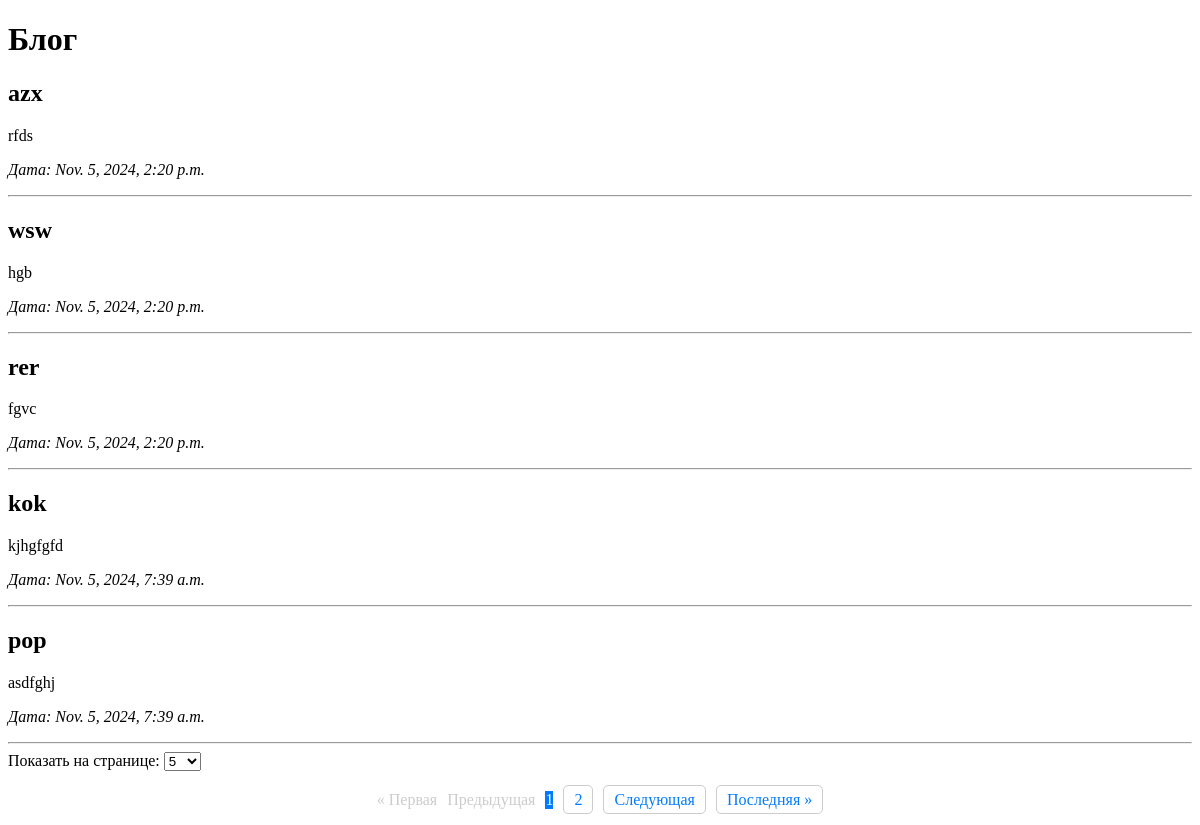
The page / on the database its author committed.
### blog/models.py (models this page shows, shortened)
class Post(models.Model):
    title = models.CharField(max_length=200)
    content = models.TextField()
    created_at = models.DateTimeField(auto_now_add=True)

### blog/views.py (the view)
# urls.py: path('', post_list, name='post_list'),
def post_list(request):
    posts = Post.objects.all().order_by('-created_at')
    per_page = request.GET.get('per_page', 5)  # по умолчанию 5 постов на странице
    try:
        per_page = int(per_page)
    except ValueError:
        per_page = 5  # если не число, то ставим значение по умолчанию
    paginator = Paginator(posts, per_page)
    page_number = request.GET.get('page')
    page_obj = paginator.get_page(page_number)
    return render(request, 'post_list.html', {'page_obj': page_obj, 'per_page': per_page})

### templates/post_list.html (shortened to what this page needs)
<!DOCTYPE html>
<html lang="ru">
<head>
</head>
<body>
<h1>Блог</h1>
<div>
    {% for post in page_obj %}
        <div>
            <h2>{{ post.title }}</h2>
            <p>{{ post.content|truncatewords:30 }}</p>
            <p><em>Дата: {{ post.created_at }}</em></p>
        </div>
        <hr>
    {% empty %}
        <p>Нет постов</p>
    {% endfor %}
</div>
<div>
    <form method="get" style="margin-bottom: 20px;">
        <label for="per_page">Показать на странице:</label>
        <select name="per_page" id="per_page" onchange="this.form.submit()">
            <option value="5" {% if per_page == 5 %}selected{% endif %}>5</option>
        </select>
    </form>
</div>
<div>
    <ul class="pagination">
        {% if page_obj.has_previous %}
            <li><a href="?page=1&per_page={{ per_page }}">&laquo; Первая</a></li>
            <li><a href="?page={{ page_obj.previous_page_number }}&per_page={{ per_page }}">Предыдущая</a></li>
        {% else %}
            <li class="disabled"><span>&laquo; Первая</span></li>
            <li class="disabled"><span>Предыдущая</span></li>
        {% endif %}
        {% for num in page_obj.paginator.page_range %}
            {% if num == page_obj.number %}
                <li class="current"><span>{{ num }}</span></li>
            {% else %}
                <li><a href="?page={{ num }}&per_page={{ per_page }}">{{ num }}</a></li>
            {% endif %}
        {% endfor %}
        {% if page_obj.has_next %}
            <li><a href="?page={{ page_obj.next_page_number }}&per_page={{ per_page }}">Следующая</a></li>
            <li><a href="?page={{ page_obj.paginator.num_pages }}&per_page={{ per_page }}">Последняя &raquo;</a></li>
        {% else %}
            <li class="disabled"><span>Следующая</span></li>
            <li class="disabled"><span>Последняя &raquo;</span></li>
        {% endif %}
    </ul>
</div>
</body>
</html>

### templates/post_list.html (style rules this page uses)
.pagination { display: flex; justify-content: center; list-style-type: none; padding: 0; }
.pagination li { margin: 0 5px; }
.pagination a { text-decoration: none; padding: 5px 10px; border: 1px solid #ccc; border-radius: 5px; color: #007bff; }
.pagination .current { background-color: #007bff; color: white; }
.pagination .disabled { color: #ccc; pointer-events: none; }

### rows shown on the page
Post: title "azx", content "rfds", created_at "Nov. 5, 2024, 2:20 p.m."
Post: title "wsw", content "hgb", created_at "Nov. 5, 2024, 2:20 p.m."
Post: title "rer", content "fgvc", created_at "Nov. 5, 2024, 2:20 p.m."
Post: title "kok", content "kjhgfgfd", created_at "Nov. 5, 2024, 7:39 a.m."
Post: title "pop", content "asdfghj", created_at "Nov. 5, 2024, 7:39 a.m."

### other values the page prints
{{ num }} "1"
{{ num }} "2"
